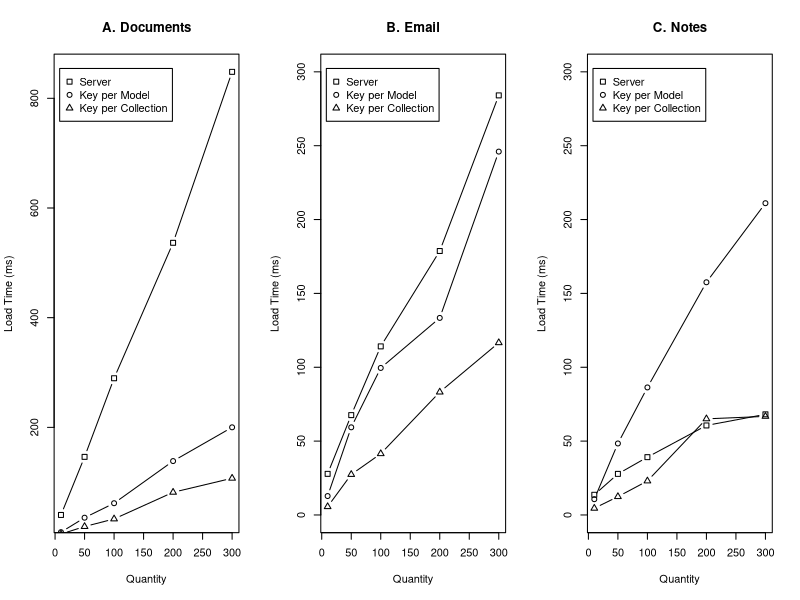
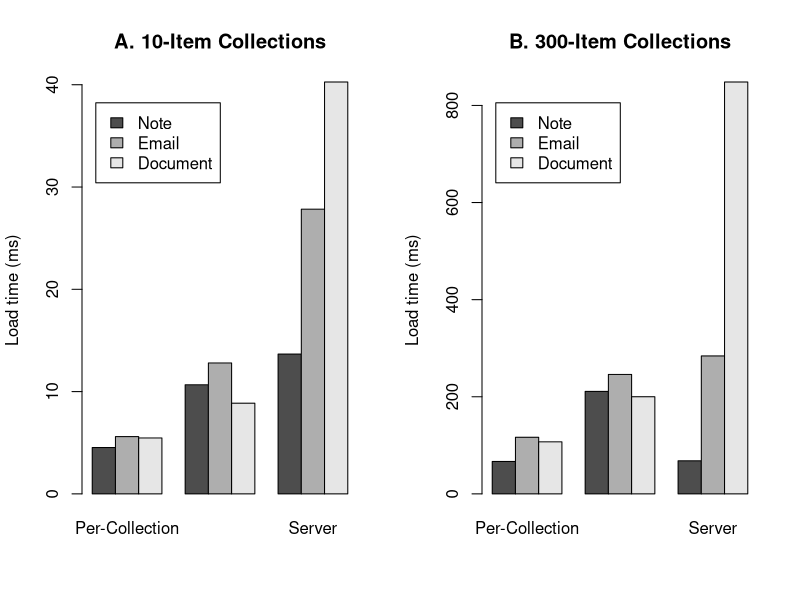

Source code (R) for these figures, in order:
quantities <- c(10, 50, 100, 200, 300)

doc.server  <- c(40.267, 146.167, 289.534, 536.5, 848.234)
mail.server <- c(27.834, 67.6, 114.133, 178.7, 284.067)
note.server <- c(13.667, 27.8, 39.133, 60.6, 68.133)

doc.one  <- c(5.467, 19.133, 33.0, 81.6, 107.2)
mail.one <- c(5.6, 27.4, 41.467, 83.2, 116.6)
note.one <- c(4.53, 12.4, 23.0, 65.067, 66.733)

doc.each  <- c(8.867, 35.267, 61.667, 138.533, 200.067)
mail.each <- c(12.8, 59.333, 99.533, 133.400, 246.0)
note.each <- c(10.667, 48.4, 86.333, 157.533, 211.067)

# Plots for load times as fn of size of collection (# of items)
par(mfrow=c(1,3))
# Plot for Docs
plot(quantities, doc.server, type='b', pch=0, xlab='Quantity', ylab='Load Time (ms)', main='A. Documents')
lines(quantities, doc.each, type='b', pch=1)
lines(quantities, doc.one, type='b', pch=2)
legend('topleft', legend=c('Server', 'Key per Model', 'Key per Collection'), pch=c(0, 1, 2), inset=0.03)

# Plot for Mail
plot(quantities, mail.server, type='b', pch=0, xlab='Quantity', ylab='Load Time (ms)', main='B. Email', ylim=c(0, 300))
lines(quantities, mail.each, type='b', pch=1)
lines(quantities, mail.one, type='b', pch=2)
legend('topleft', legend=c('Server', 'Key per Model', 'Key per Collection'), pch=c(0, 1, 2), inset=0.03)

# Plot for Notes
plot(quantities, note.server, type='b', pch=0, xlab='Quantity', ylab='Load Time (ms)', main='C. Notes', ylim=c(0, 300))
lines(quantities, note.each, type='b', pch=1)
lines(quantities, note.one, type='b', pch=2)
legend('topleft', legend=c('Server', 'Key per Model', 'Key per Collection'), pch=c(0, 1, 2), inset=0.03)



# Bar plots for by-size data
bar.one.10    <- c(4.53, 5.6, 5.467)
bar.each.10   <- c(10.667, 12.8, 8.867)
bar.server.10 <- c(13.667, 27.834, 40.267)
bar.10 <- data.frame(one=bar.one.10, each=bar.each.10, server=bar.server.10)

bar.one.300    <- c(66.733, 116.6, 107.2)
bar.each.300   <- c(211.067, 246, 200.067)
bar.server.300 <- c(68.133, 284.067, 848.234)
bar.300 <- data.frame(one=bar.one.300, each=bar.each.300, server=bar.server.300)

# Plots!
par(mfrow=c(1,2))

barplot(as.matrix(bar.10), names=c('Per-Collection', 'Per-Model', 'Server'), beside=T, legend.text=c('Note', 'Email', 'Document'), ylab='Load time (ms)', main='A. 10-Item Collections', args.legend=list(x='topleft', inset=0.05))
barplot(as.matrix(bar.300), names=c('Per-Collection', 'Per-Model', 'Server'), beside=T, legend.text=c('Note', 'Email', 'Document'), ylab='Load time (ms)', main='B. 300-Item Collections', args.legend=list(x='topleft', inset=0.05))